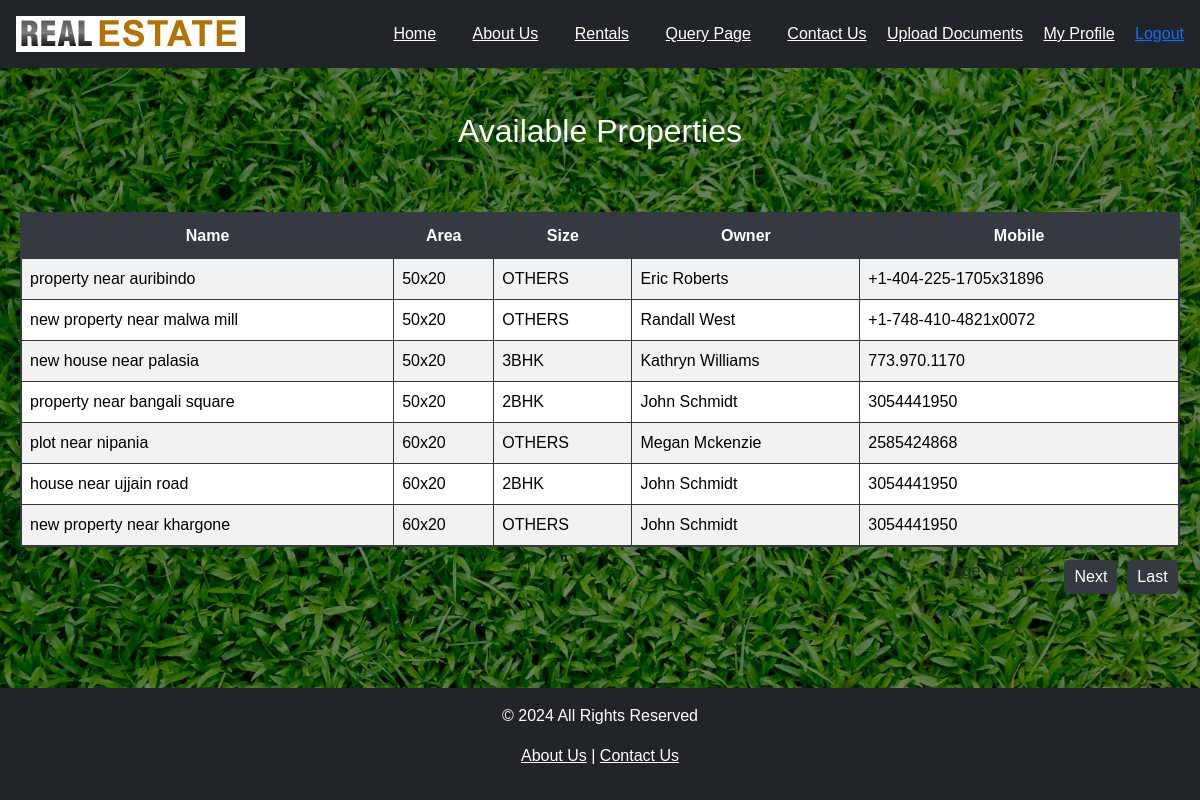
The app's page /api/buying/ (signed in), older data.
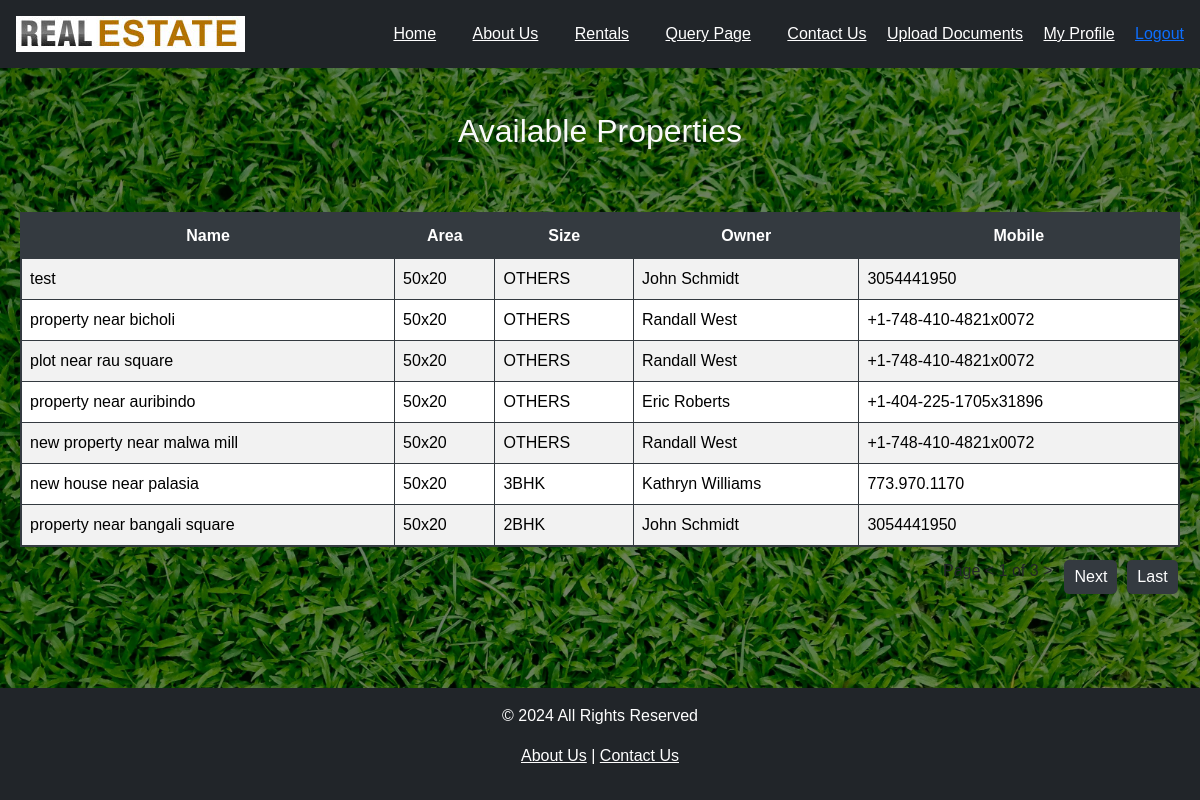
The same page, newer data.
### app1/models.py (models this page shows, shortened)
class Property(models.Model):
    PROPERTY_TYPES = [
        ("HOUSE", "House"),
        ("APARTMENT", "Apartment"),
        ("COMMERCIAL", "Commercial"),
        ("LAND", "Land"),
        ("VILLA", "Villa"),
        ("FARMHOUSE", "Farmhouse"),
    ]
    PROPERTY_SUBTYPES = [
        ("2BHK", "2BHK"),
         ("3BHK","3BHK"),
         ("4BHK","4BHK"),
         ("VILLA","VILLA"),
         ("PANT HOUSE","PANT HOUSE"),
         ("OTHERS","OTHERS")
    ]
    uuid = models.UUIDField(default=uuid.uuid4, unique=True, editable=False)
    title = models.CharField(max_length=100)
    owner = models.ForeignKey(
        Owner, on_delete=models.CASCADE, related_name="properties"
    )
    area = models.CharField(max_length=50)
    property_type = models.CharField(
        max_length=20, choices=PROPERTY_TYPES, default="HOUSE"
    )
    property_subtype = models.CharField(
        max_length=20, choices=PROPERTY_SUBTYPES, default="OTHERS"
    )

class Owner(models.Model):
    name = models.CharField(max_length=100)
    mobile = models.CharField(max_length=15, unique=True)

### app1/views.py (the view)
# urls.py: path("buying/", Property_list, name="buying"),
@login_required
def Property_list(request):
    mydata = Property.objects.all().order_by("-id")
    paginator = Paginator(mydata, 7)
    page_number = request.GET.get('page')
    page_obj = paginator.get_page(page_number)
    template = loader.get_template('buying.html')
    context = {
        'properties': page_obj,
    }
    return HttpResponse(template.render(context, request))

### app1/templates/buying.html (shortened to what this page needs)
{% extends 'base.html' %}
{% load static %}
{% block content %}
<link rel="stylesheet" href="{% static 'app1/css/property_form.css'%}">
<h2 class="text-center availablepro">Available Properties</h2>
<table class="table table-striped table-bordered mt-3 buyingtable">
    <thead>
        <tr>
            <th>Name</th>
            <th>Area</th>
            <th>Size</th>
            <th>Owner</th>
            <th>Mobile</th>
        </tr>
    </thead>
    <tbody>
        {% for property in properties %}
        <tr>
            <td>{{ property.title }}</td>
            <td>{{ property.area }}</td>
            <td>{{ property.property_subtype }}</td>
            <td>{{ property.owner.name }}</td>
            <td>{{ property.owner.mobile }}</td>
        </tr>
        {% empty %}
        <tr>
            <td colspan="6" class="text-center">No properties available.</td>
        </tr>
        {% endfor %}
<div class="pagination">
    <span class="pageof">Page  < {{ properties.number }} of {{ properties.paginator.num_pages }} > </span>
    {% if properties.has_next %}
        <a href="?page={{ properties.next_page_number }}" class="next">Next</a>
        <a href="?page={{ properties.paginator.num_pages }}" class="last">Last</a>
    {% endif %}
</div>
    </tbody>
</table>
{% endblock %}

Row changes from the older to the newer data that the page shows:
no longer on this page (row unchanged): Property: title "plot near nipania", area "60x20", property_subtype "OTHERS", owner.name "Megan Mckenzie", owner.mobile "2585424868"
no longer on this page (row unchanged): Property: title "house near ujjain road", area "60x20", property_subtype "2BHK", owner.name "John Schmidt", owner.mobile "3054441950"
no longer on this page (row unchanged): Property: title "new property near khargone", area "60x20", property_subtype "OTHERS", owner.name "John Schmidt", owner.mobile "3054441950"
added Property: title "test", area "50x20", property_subtype "OTHERS", owner.name "John Schmidt", owner.mobile "3054441950"
added Property: title "property near bicholi", area "50x20", property_subtype "OTHERS", owner.name "Randall West", owner.mobile "+1-748-410-4821x0072"
added Property: title "plot near rau square", area "50x20", property_subtype "OTHERS", owner.name "Randall West", owner.mobile "+1-748-410-4821x0072"
